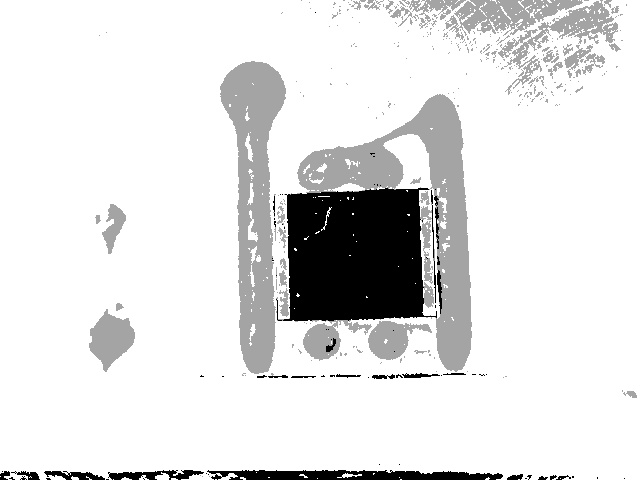
#> input picture images/t-img2.jpg, 640 x 480 px
$ python corner.py
#> lines starting #> are read from the running program, lines starting #| are printed output that depends on the picture; after the words box and inside, x2 and y2 are one past the last pixel; in counts of white or black regions, pixels touching at a corner belong together
import numpy as np
import cv2
from matplotlib import pyplot as plt

frame = cv2.imread('../images/t-img2.jpg')
#> frame is the input picture: shape (480, 640, 3); min 0, max 255, mean 226
grey = cv2.cvtColor(frame,cv2.COLOR_BGR2GRAY)

grey = np.float32(grey)
har = cv2.cornerHarris(grey,2,3,0.04)
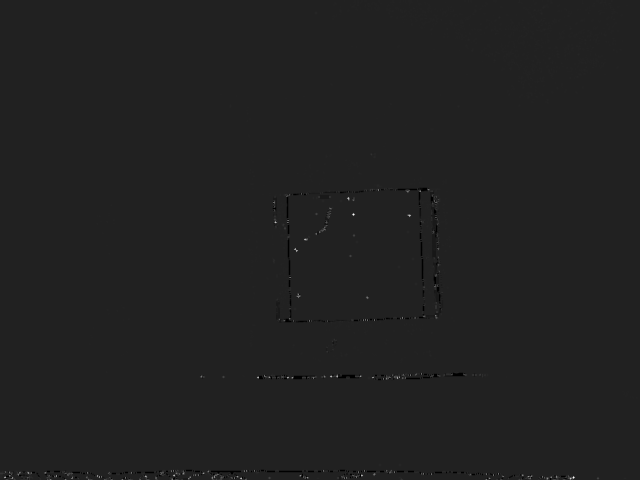
#> har: shape (480, 640) float32; min -169130016, max 1.11e+09, mean 82792.9; drawn with min black and max white
har = cv2.dilate(har,None)

# tweak this threshold for the dilated image
frame[har>0.01*har.max()]=[0,0,255]
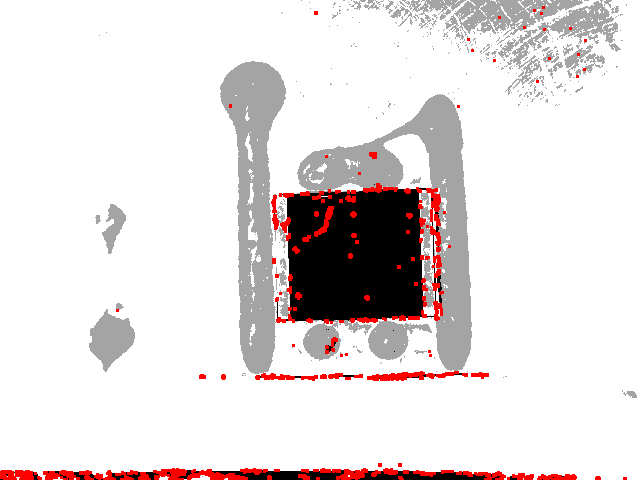
#> frame: shape (480, 640, 3); 2.5% of pixels changed, all inside (x1, y1, x2, y2) = (0, 6, 627, 480)

cv2.imshow('har', frame)
if cv2.waitKey(0) & 0xff == 27:  #escape
#> (key Esc is pressed here)
    cv2.destroyAllWindows()

$ run again, with images/t-img10.jpg copied over images/t-img2.jpg
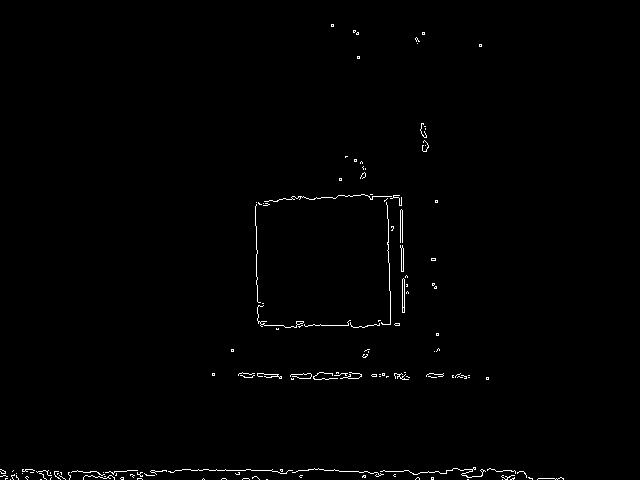
#> input picture images/t-img10.jpg, 640 x 480 px
#> frame is the input picture: shape (480, 640, 3); min 0, max 255, mean 2
#> `har = cv2.cornerHarris(grey,2,3,0.04)`:
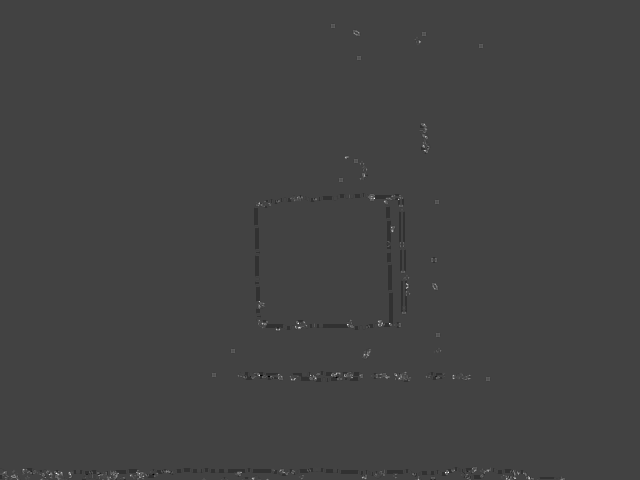
#> har: shape (480, 640) float32; min -167100288, max 477511744, mean 136486.6; drawn with min black and max white
#> `frame[har>0.01*har.max()]=[0,0,255]`:
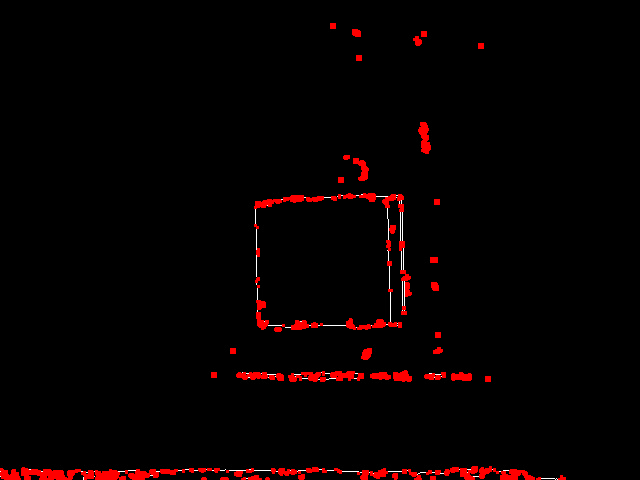
#> frame: shape (480, 640, 3); 2.47% of pixels changed, all inside (x1, y1, x2, y2) = (0, 23, 566, 480)

$ run again, with images/t-img4.jpg copied over images/t-img2.jpg
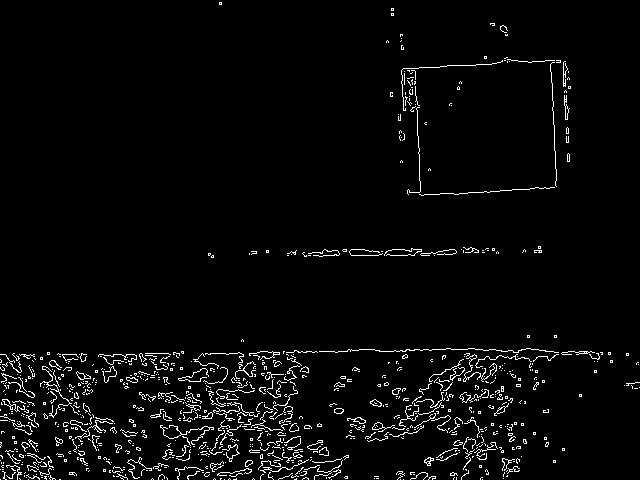
#> input picture images/t-img4.jpg, 640 x 480 px
#> frame is the input picture: shape (480, 640, 3); min 0, max 255, mean 8.8
#> `har = cv2.cornerHarris(grey,2,3,0.04)`:
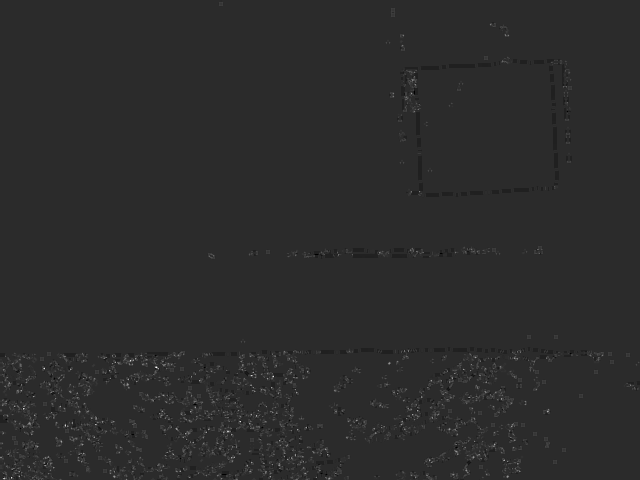
#> har: shape (480, 640) float32; min -168128736, max 806627840, mean 2654183.8; drawn with min black and max white
#> `frame[har>0.01*har.max()]=[0,0,255]`:
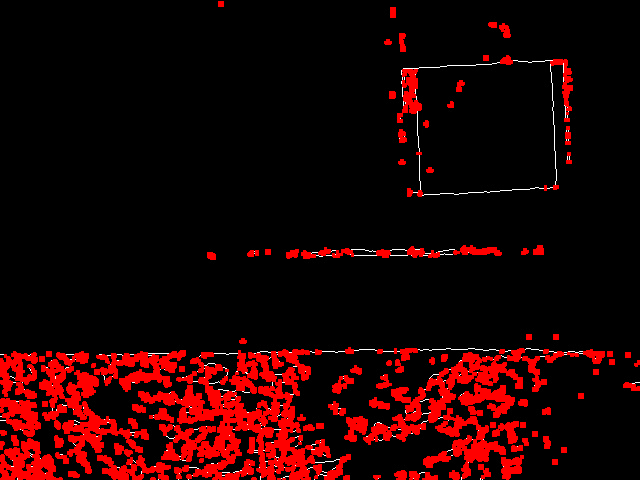
#> frame: shape (480, 640, 3); 12.13% of pixels changed, all inside (x1, y1, x2, y2) = (0, 1, 640, 480)
